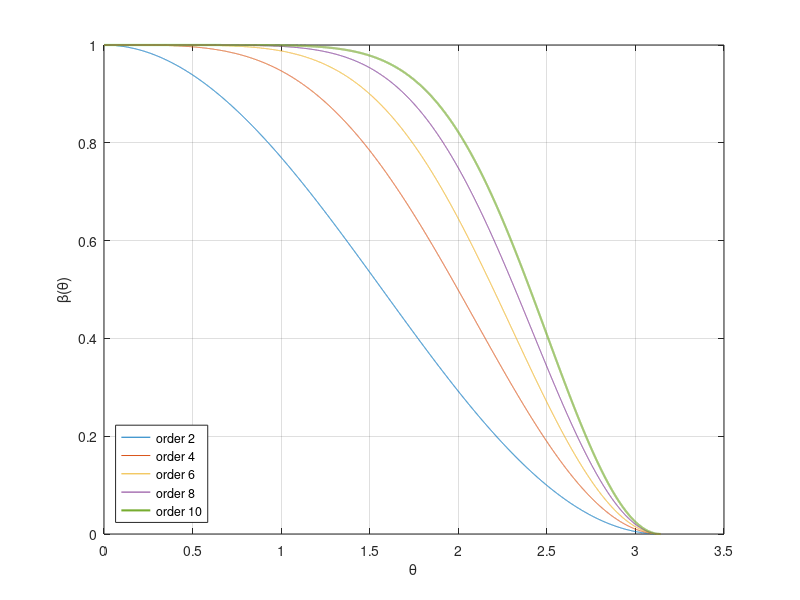
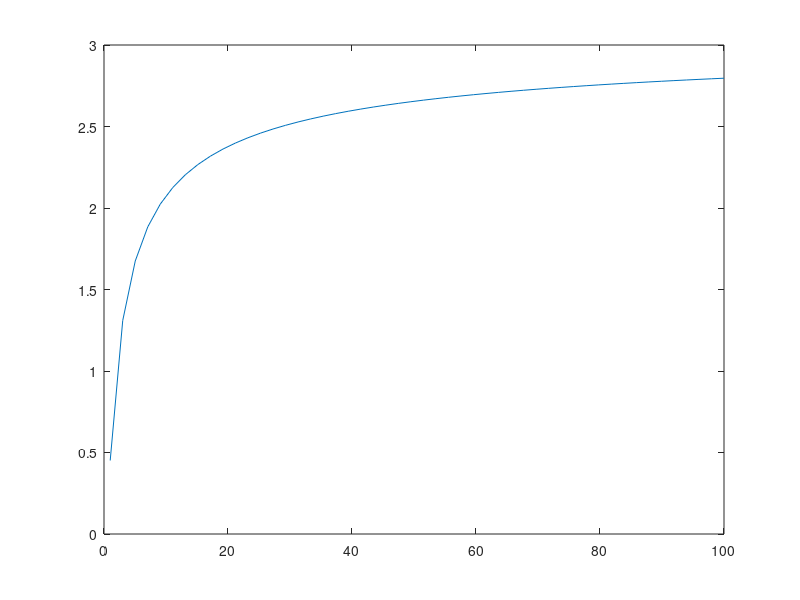

Reproduce these figures in MATLAB, in order.
clc; clear all; close all;

teta=linspace(0,pi,10000);

J1=1;
ampli1=1-(1/(-2)^J1).*(cos(teta)-1).^J1;

J2=2;
ampli2=1-(1/(-2)^J2).*(cos(teta)-1).^J2;

J3=3;
ampli3=1-(1/(-2)^J3).*(cos(teta)-1).^J3;

J4=4;
ampli4=1-(1/(-2)^J4).*(cos(teta)-1).^J4;

J5=5;
ampli5=1-(1/(-2)^J5).*(cos(teta)-1).^J5;

figure(1)
plot(teta,ampli1,teta,ampli2,teta,ampli3,teta,ampli4,teta,ampli5,'Linewidth',1.5)
legend(['order ' num2str(2*J1)],['order ' num2str(2*J2)],['order ' num2str(2*J3)],['order ' num2str(2*J4)],['order ' num2str(2*J5)],'Location','southwest');
%title('Filter amplification')
grid on
xlabel('\theta')
ylabel('\beta(\theta)')

for J=1:5
    teta_m=acos(1-2*(.05)^(1/J))
end

J=linspace(1,100,50);
teta_m=acos(1-2.*(.05).^(1./J));

figure(2)
plot(J,teta_m)